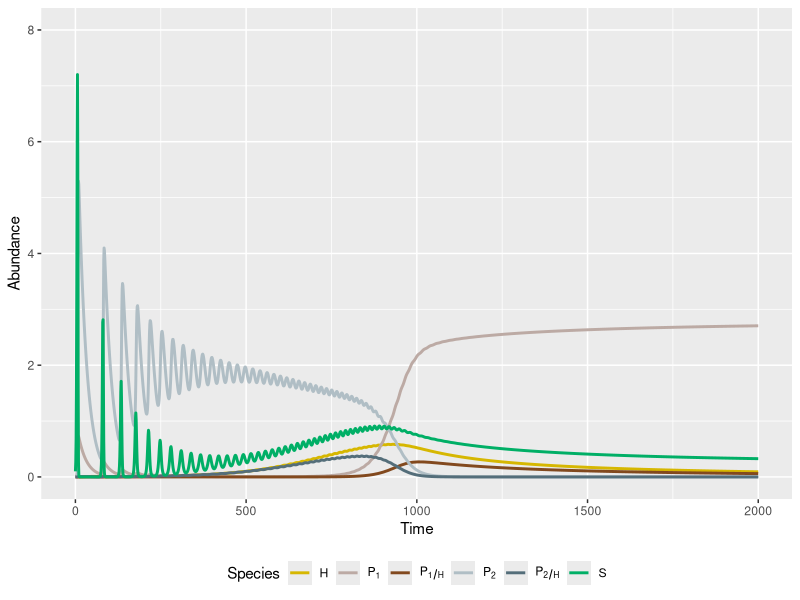
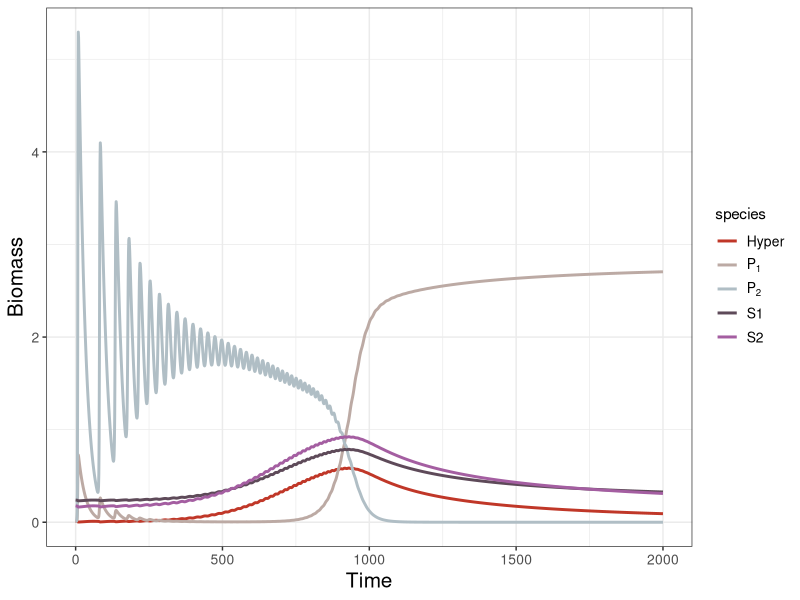
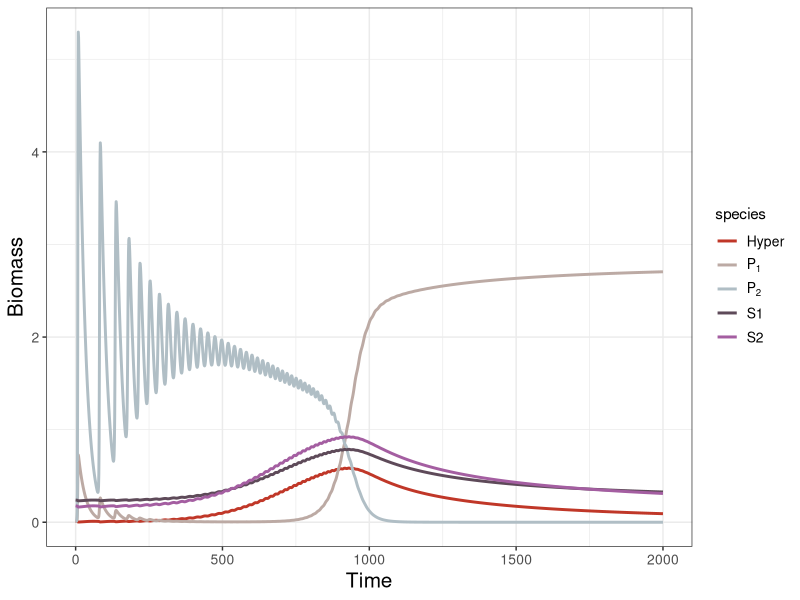

The R source for these figures, in order:
library(deSolve)
library(tidyverse)

### Build up Mechanism 2 ----
M2 <- function(times, state, parms) {
  with(as.list(c(state, parms)), {
    dH_dt = (h1 * o1 * P1H) + (h2 * o2 * P2H) - (c1 * b1 * P1 + c2 * b2 * P2) * H - (d * H)
    dP1H_dt = (b1 * P1 * H) + DL * (e1H * psi1 * a1 * P1H * S) - (o1 + m1) * P1H
    dP2H_dt = (b2 * P2 * H) + DL * (e2H * psi2 * a2 * P2H * S) - (o2 + m2) * P2H
    dP1_dt = (e1 * a1 * P1) * S - (b1 * P1) * H + (1 - DL) * (e1H * psi1 * a1 * P1H * S) - m1 * P1
    dP2_dt = (e2 * a2 * P2) * S - (b2 * P2) * H + (1 - DL) * (e2H * psi2 * a2 * P2H * S) - m2 * P2
    dS_dt = (r * S * (1-S/K) - (a1 * P1 + a2 * P2 + psi1 * a1 * P1H + psi2 * a2 * P2H) * S)# * epsilon
    return(list(c(dH_dt, dP1H_dt, dP2H_dt, dP1_dt, dP2_dt, dS_dt)))
  })
}

# with(as.list(c(parms, state)), {
#   (h1*o1*P1H + h2*o2*P2H) / (c1*b1*P1 + c2*b2*P2 + d)
# })

### Model parameters ----
times <- seq(0, 2000, by = 0.1)
#state <- c(H = 0.7258128, P1H = 0.3909225, P2H = 0, P1 = 2.2271095, P2 = 60, S = 0.8368879)
#state <- c(H = 0.5, P1H = 0, P2H = 0, P1 = 0.01, P2 = 0.01, S = 0.5) #ini_1 (P1win)
#state <- c(H = 0.01, P1H = 0, P2H = 0, P1 = 0.01, P2 = 0.01, S = 0.5) #ini_2 (P2win)
state <- c(H = 0.01, P1H = 0, P2H = 0, P1 = 0.01, P2 = 0.01, S = 0.1)

#Change alpha and beta--
parms <- c(epsilon = 1,
           r = 1, K = 10,
           a1 = 0.35, a2 = 0.5, psi1 = 1, psi2 = 1, e1 = 0.5, e2 = 0.5,
           b1 = 0.2, b2 = 0.45, m1 = 0.04, m2 = 0.04, e1H = 0.5, e2H = 0.5,
           o1 = 0.8, o2 = 0.8, h1 = 1, h2 = 1, c1 = 0.9, c2 = 0.9, d = 0.03, DL = 0) #h

### Model application ----
pop_size = ode(func = M2, times = times, y = state, parms = parms)

tail(pop_size)
sd(pop_size[(nrow(pop_size)-round(length(times)*0.35)):nrow(pop_size),"S"]) > 1e-8
### Plot the result ----
## Plotting
pop_size %>%
  as.data.frame() %>%
  filter(time %% 1 == 0) %>%
  #filter(time < 2000) %>%
  pivot_longer(cols = c("H", "P1H", "P2H", "P1", "P2", "S"), #"H", "P1H", "P2H", "P1", "P2", "S" 
             names_to = "species", values_to = "biomass") %>%
  ggplot(mapping = aes(x = time, y = biomass, color = species)) +
  labs(x = "Time", y = "Abundance") + #title = expression(P[1]~"win") paste0("r =", parms["r"])) expression(α[1] == 0.35)+ #title = expression(α[1] == 0.35 ~","~ β[1] == 0.2 ) title = expression(P[1[0]] == 1
  geom_line(lwd = 1) +
  #geom_hline(yintercept = 0.05683562, color = "black", linetype = "dashed", linewidth = 1) +
  scale_y_continuous(limits = c(0, 8))+
  scale_colour_manual("Species", labels = c("H" = "H", "P1" = expression(P[1]), "P1H" = expression(P[1/H]), "P2" = expression(P[2]), "P2H" = expression(P[2/H]), "S" = "S"),
                      # values = c("H" = "#C03728", "P1" = "#D7C6B4", "P1H" = "#895737",
                      #            "P2" = "lightblue", "P2H" = "blue", "S" = "darkgreen"))+
                       values = c("H" = "#D6B701", "P1" = "#BCAAA4", "P1H" = "#82491E",
                                  "P2" = "#B0BEC5", "P2H" = "#546E7A", "S" = "#00AF66"))+
                        guides(color = guide_legend(nrow = 1)) +
                        theme(legend.position = "bottom", 
                              legend.box = "horizontal")

#ggsave("ESJ ini_2 ECorE2H P2wins.png", width = 20, height = 11.25, units = "cm", dpi = 800)
View(pop_size)
sd(pop_size[(nrow(pop_size)-round(length(times)*0.35)):nrow(pop_size),"S"]) > 1e-8

## Theme setting
A = 
  theme_bw()+
  theme(
    plot.title = element_text(hjust = 0.5, size = 20),
    axis.text.x = element_text(size = 10),
    axis.text.y = element_text(size = 10),
    axis.title.x = element_text(size = 15),
    axis.title.y = element_text(size = 15),
    legend.text = element_text(size = 10),
    legend.text.align = 0,
    strip.text = element_text(size = 12),
    strip.background = element_blank()
    )
theme_set(A)


### Calculate the S* of each time step----
pop_size =
  pop_size %>%
  as.data.frame() %>%
  mutate(
       S2 = with(as.list(parms), {
         ((b2 * H + m2) * (m2 + o2))/ (e2 * a2 * (m2 + o2) + e2H * psi2 * a2 * b2 * H)}),
       S1 = with(as.list(parms), {
         ((b1 * H + m1) * (m1 + o1))/ (e1 * a1 * (m1 + o1) + e1H * psi1 * a1 * b1 * H)})
       )

## Plotting
pop_size %>%
  as.data.frame() %>%
  filter(time %% 1 == 0) %>%
  filter(time < 5000) %>%
  #View()
  pivot_longer(cols = c("H", "P1", "P2", "S1", "S2" ), #"H", "P1H", "P2H", "P1", "P2", "S" 
               names_to = "species", values_to = "biomass") %>%
  #filter(species == c("H","S")) %>%
  ggplot(mapping = aes(x = time, y = biomass, color = species)) +
  labs(x = "Time", y = "Biomass") +  #, title = expression(P[1]~"win") paste0("r =", parms["r"])) expression(α[1] == 0.35)
  geom_line(lwd = 1) +
  #geom_hline(yintercept = 0.133791930, color = "black", linetype = "dashed", size = 1) +
  scale_colour_manual(labels = c("H" = "Hyper", "P1" = expression(P[1]), "P1H" = expression(P[1/H]), "P2" = expression(P[2]), "P2H" = expression(P[2/H]), "S" = "Host"),
                      values = c("H" = "#C03728", "P1" = "#BCAAA4", "P1H" = "#82491E",
                                 "P2" = "#B0BEC5", "P2H" = "#546E7A", "S" = "#00AF66",
                                 "S1" = "#5e4a59", "S2" = "#a45ea1"))

tail(pop_size)
ggsave("m2 00536 sStar.png", width = 20, height = 11.25, units = "cm", dpi = 800)
